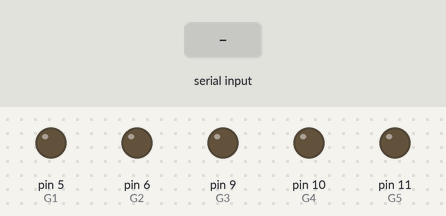
This sketch was run on a simulated Arduino Uno, built with avr-gcc and run on an emulated ATmega328P. Shown: output pins drawn as LEDs (lit = HIGH). Dashed ring = blinking. Inputs (shaded band) come from the test bench.

Above: at 1.2 s.
1.3 s: "B" received over Serial
At 2.96 s:
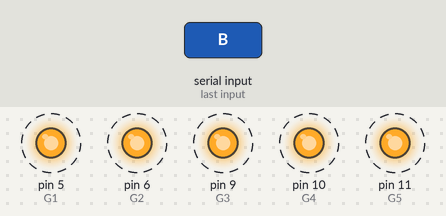
Timing chart, 0 to 6.4 s (numbered marks = the images above; inputs shaded):
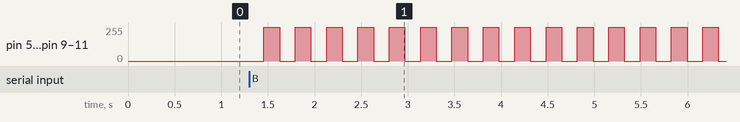

The sketch:

NodeJS_Serial_Control_Led.ino
```cpp
const int G1=5;
const int G2=6;
const int G3=9;
const int G4=10;
const int G5=11;

String messenge = "";
int val=0;
int read_length=0;
char cmd;
char RX[4];
void Breath_Light();
void setup() {
  // put your setup code here, to run once:
  Serial.begin(115200);
  //pinMode(R1,OUTPUT);pinMode(R2,OUTPUT);pinMode(R3,OUTPUT);pinMode(R4,OUTPUT);pinMode(R5,OUTPUT);
  pinMode(G1,OUTPUT);pinMode(G2,OUTPUT);pinMode(G3,OUTPUT);pinMode(G4,OUTPUT);pinMode(G5,OUTPUT);
//  digitalWrite(R1,LOW);digitalWrite(R2,LOW);digitalWrite(R3,LOW);digitalWrite(R4,LOW);digitalWrite(R5,LOW);
  digitalWrite(G1,LOW);digitalWrite(G2,LOW);digitalWrite(G3,LOW);digitalWrite(G4,LOW);digitalWrite(G5,LOW);
}

void loop() {
  if(Serial.available()){
    cmd = Serial.read();
    }
  switch(cmd){
    case 'B':
      Breath_Light();
      break;
    case 'C':
      digitalWrite(G1,LOW);digitalWrite(G2,LOW);digitalWrite(G3,LOW);digitalWrite(G4,LOW);digitalWrite(G5,LOW);
      break;
    case 'A':
      digitalWrite(G1,HIGH);digitalWrite(G2,HIGH);digitalWrite(G3,HIGH);digitalWrite(G4,HIGH);digitalWrite(G5,HIGH);
      break;
    }
    delay(10);
}

void Breath_Light(){
  for(int i=0;i <= 255 ;i=i+5){
    analogWrite(G1,i);analogWrite(G2,i);analogWrite(G3,i);analogWrite(G4,i);analogWrite(G5,i);
    delay(3);
  }
  delay(10);
  for(int i=255;i >= 0 ;i=i-5){
    analogWrite(G1,i);analogWrite(G2,i);analogWrite(G3,i);analogWrite(G4,i);analogWrite(G5,i);
    delay(3);
  }
}
```

Measured:
- after the input at 1.3 s, pin 5 (G1), pin 6 (G2), pin 9 (G3), pin 10 (G4), pin 11 (G5): alternates 255/255 for 0.17 s and 0/255 for 0.17 s, starting after 0.16 s
